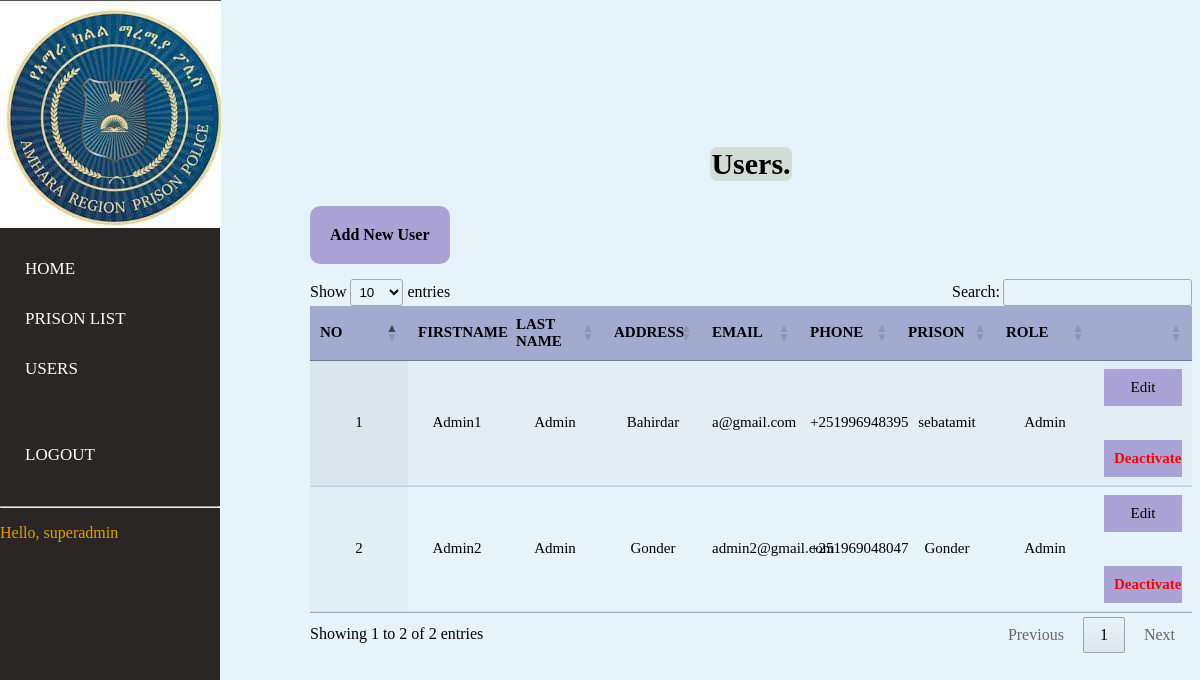
The page /users/ (signed in) on the database its author committed.
### account/models.py (models this page shows)
class User(AbstractUser):
    is_Admin = models.BooleanField(default=False)
    is_Manager = models.BooleanField(default=False)
    is_DataEncoder = models.BooleanField(default=False)
    is_SuperManager=models.BooleanField(default=False)
    phone = PhoneNumberField(unique = True, null = False, blank = False) # Here
    address = models.CharField(max_length=255,blank=True,null=True)
    email = models.EmailField(blank=True,null=True, unique=True)
    prison=models.ForeignKey(Prison, null=True, on_delete= models.SET_NULL,blank=True)

### prison/models.py (models this page shows)
class Prison(models.Model):
    PrisonName=models.CharField(max_length=200)
    Address=models.CharField(max_length=200)
    Region = models.ForeignKey(CentralPrison,null=True, on_delete=models.CASCADE)
    def __str__(self):
        return self.PrisonName

### record/views.py (the view)
@login_required
@AS_required()
def User_list(request):
    if request.user.is_Admin:
      us = User.objects.filter(prison=request.user.prison)
    elif request.user.is_SuperManager:
         us=User.objects.filter(is_Admin = 1 )
    else :
        us=User.objects.filter(is_Admin = 1 )  | User.objects.filter(is_SuperManager=1)
    context = {
        'User': us
    }
    return render(request, 'users/users.html', context)

### record/templates/users/users.html (shortened to what this page needs)
{% load static %} {% block content %}
<head>
    <link href="https://cdn.datatables.net/1.10.12/css/jquery.dataTables.css" rel="stylesheet" />
    <link href="https://cdn.datatables.net/buttons/1.2.2/css/buttons.dataTables.css" rel="stylesheet" />
</head>
<link rel="stylesheet" href="{% static 'css/all.css'%}" {% include "../ex.html" %} <div class="wrapper">
<div class="section">
    {% include "../ex.html" %}
    <div class="box-area">
        <section>
            <center><h2 style="text-align: center;">Users.</h2></center>
            {% if request.user.is_superuser %}
            <h4><a class="ab" href="{% url 'register' %}">Add New User</a></h4>
            {% endif %}
            <div class="container">
                <table id="example" class="display" cellspacing="0" width="100%">
                    <thead>
                        <tr>
                            <th>NO</th>
                            <th>firstName</th>
                            <th>Last Name</th>
                            <th>Address</th>
                            <th>Email</th>
                            <th>Phone</th>
                            <th>Prison</th>
                            <th>Role</th>
                            <th></th>
                        </tr>
                    </thead>
                    <tbody>
                        {% for cr in User %}
                        <tr>
                            <td>{{ forloop.counter }}</td>
                            <td>{{ cr.first_name }}</td>
                            <td>{{ cr.last_name }}</td>
                            <td>{{ cr.address }}</td>
                            <td>{{ cr.email }}</td>
                            <td>{{ cr.phone }}</td>
                            <td>{{ cr.prison }} </td>
                            <td>
                                {% if cr.is_Admin %} Admin {% endif%}
                            </td>
                            <td>
                                {% if request.user.is_superuser %}
                                <a class="update" href="{% url 'edit_user' cr.id %}">
                                    Edit</a><br>
                                {% endif %}
                                 <br>
                                {% if cr.is_active %}{%if not request.user.is_SuperManager %}
                                <a  class="update" style="color: red; font-weight:bold" href="{% url 'deactivate_user' cr.id %}">
                                    Deactivate
                                </a> {% endif %}
                                {% endif %}
                            </td>
                        </tr>
                        {% endfor %}
                    </tbody>
                </table>
            </div>
    </div>
</div>
</div>
{% endblock %}

### record/templates/ex.html (shortened to what this page needs)
{% load static %}
<!DOCTYPE html>
<html>
    <body>
<nav>
  <ul>
      <li class="logo" style="border-radius: 30px;"><img src="{% static "image/download.jpg" %}"></li>
    <br><br><br><br><br><br>
 <br>
    <li><a href="{% url 'index' %}">Home</a></li>
    {% if request.user.is_superuser or request.user.is_SuperManager %}
      <li><a href="{% url 'prison_list' %}">Prison List</a></li>
    {% endif %}
    {% if request.user.is_Admin or request.user.is_superuser or request.user.is_SuperManager  %}
    <li><a href="{% url 'user_list' %}"> Users</a></li>
    {% endif %}
    <br>
    <br>
    <li><a href="{% url 'logout' %}">Logout</a></li><br><hr>
    <p style=" margin-right:7px;color: rgb(226, 155, 11);">Hello, {{request.user}}</p>
  </ul>
</nav>
</body>
</html>

### record/static/css/all.css (style rules this page uses)
table { width: 100%; table-layout: fixed; font-family: 'montserrat'; }
th { padding: 20px 15px; text-align: left; font-weight: 500; font-size: 15px; color: rgb(0, 0, 0); background-color: rgba(0, 0, 107, 0.3); text-transform: uppercase; }
td { padding: 15px; text-align: left; vertical-align: middle; font-weight: 300; font-size: 15px; color: rgb(0, 0, 0); border-bottom: solid 1px rgba(45, 2, 176, 0.1); }
body { background: -webkit-linear-gradient(left, #25c481, #25b7c4); background: linear-gradient(to right, #25c481, #25b7c4); font-family: 'Roboto', sans-serif; }
section { margin: 50px; }

### record/templates/ex.html (style rules this page uses)
body { margin:0; padding:0; font-family:'montserrat'; background:rgb(231, 243, 250); }
.logo { height: 118px; width: 50px; }
nav { width: 50px; padding: 0; position: sticky; top: 0; z-index: 100; overflow: hidden; }
nav ul { margin:0; padding:0; height:100%; width:220px; justify-content: space-between; position:fixed; top:0; left:0; background-color:#2b2626; }
nav ul li { list-style:none; }
nav ul li a { display:block; font-family:'montserrat'; text-decoration:none; text-transform:uppercase; font-size:17px; color:#fff; position:relative; padding:15px 0px 15px 25px; }
nav ul li a:before { content:''; position:absolute; top:0; right:0; height:100%; background:#e3e9f7; border-radius:40px 0 0 40px; z-index:-1; }
.ab { float: left; margin-bottom: 15px; border-radius: 10px; background-color: rgb(171, 162, 214); padding: 20px; text-align: center; text-decoration: none; color: black; }
.wrapper { margin-left:260px; }
.section { display:grid; min-height:100vh; }
td,th { text-align: center; }
h2 { font-size:30px; background-color: rgb(210, 221, 216); margin-right: 400px; margin-left: 400px; border-radius: 7px; }
.container { margin-top: 15px; }
.update { background-color:rgb(171, 162, 214); color:black; padding: 10px; display: block; text-decoration: none; }
section { margin-left:50px; margin-right: 30px; display:relative; }

### rows shown on the page
User: user "superadmin"
User: first_name "Admin1", last_name "Admin", address "Bahirdar", email "a@gmail.com", phone "+251996948395", prison "sebatamit", is_Admin "Admin", is_active "Deactivate"
User: first_name "Admin2", last_name "Admin", address "Gonder", email "admin2@gmail.com", phone "+251969048047", prison "Gonder", is_Admin "Admin", is_active "Deactivate"
